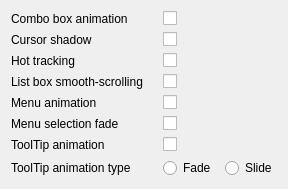
         <widget class="QWidget" name="uiEffectArea">
          <property name="geometry">
           <rect>
            <x>0</x>
            <y>0</y>
            <width>284</width>
            <height>174</height>
           </rect>
          </property>
          <layout class="QGridLayout" name="gridLayout_9">
           <property name="horizontalSpacing">
            <number>20</number>
           </property>
           <item row="5" column="0">
            <widget class="QLabel" name="selectionFadeLabel">
             <property name="toolTip">
              <string>The selection fade effect causes the menu item selected by the user to remain on the screen briefly while fading out after the menu is dismissed.</string>
             </property>
             <property name="text">
              <string>Menu selection fade</string>
             </property>
            </widget>
           </item>
           <item row="4" column="0">
            <widget class="QLabel" name="menuAnimationEnabledLabel">
             <property name="text">
              <string>Menu animation</string>
             </property>
            </widget>
           </item>
           <item row="4" column="1">
            <widget class="QCheckBox" name="menuAnimationEnabled">
             <property name="text">
              <string/>
             </property>
            </widget>
           </item>
           <item row="5" column="1">
            <widget class="QCheckBox" name="selectionFade">
             <property name="toolTip">
              <string>The selection fade effect causes the menu item selected by the user to remain on the screen briefly while fading out after the menu is dismissed.</string>
             </property>
             <property name="text">
              <string/>
             </property>
            </widget>
           </item>
           <item row="3" column="1">
            <widget class="QCheckBox" name="listBoxSmoothScrolling">
             <property name="text">
              <string/>
             </property>
            </widget>
           </item>
           <item row="1" column="0">
            <widget class="QLabel" name="cursorShadowLabel">
             <property name="text">
              <string>Cursor shadow</string>
             </property>
            </widget>
           </item>
           <item row="0" column="1">
            <widget class="QCheckBox" name="comboBoxAnimation">
             <property name="toolTip">
              <string>Determines whether the slide-open effect for combo boxes is enabled.</string>
             </property>
             <property name="text">
              <string/>
             </property>
            </widget>
           </item>
           <item row="3" column="0">
            <widget class="QLabel" name="listBoxSmoothScrollingLabel">
             <property name="text">
              <string>List box smooth-scrolling</string>
             </property>
            </widget>
           </item>
           <item row="2" column="1">
            <widget class="QCheckBox" name="hotTracking">
             <property name="text">
              <string/>
             </property>
            </widget>
           </item>
           <item row="2" column="0">
            <widget class="QLabel" name="hotTrackingLabel">
             <property name="toolTip">
              <string>Determines whether hot tracking of user-interface elements, such as menu names on menu bars, is enabled.

Hot tracking means that when the cursor moves over an item, it is highlighted but not selected.</string>
             </property>
             <property name="text">
              <string>Hot tracking</string>
             </property>
            </widget>
           </item>
           <item row="1" column="1">
            <widget class="QCheckBox" name="cursorShadow">
             <property name="text">
              <string/>
             </property>
            </widget>
           </item>
           <item row="0" column="0">
            <widget class="QLabel" name="comboBoxAnimationLabel">
             <property name="toolTip">
              <string>Determines whether the slide-open effect for combo boxes is enabled.</string>
             </property>
             <property name="text">
              <string>Combo box animation</string>
             </property>
            </widget>
           </item>
           <item row="7" column="0">
            <widget class="QLabel" name="toolTipAnimationLabel2">
             <property name="text">
              <string>ToolTip animation type</string>
             </property>
            </widget>
           </item>
           <item row="6" column="1">
            <widget class="QCheckBox" name="toolTipAnimation">
             <property name="text">
              <string/>
             </property>
            </widget>
           </item>
           <item row="6" column="0">
            <widget class="QLabel" name="toolTipAnimationLabel">
             <property name="text">
              <string>ToolTip animation</string>
             </property>
            </widget>
           </item>
           <item row="8" column="0">
            <spacer name="verticalSpacer_8">
             <property name="orientation">
              <enum>Qt::Vertical</enum>
             </property>
             <property name="sizeHint" stdset="0">
              <size>
               <width>20</width>
               <height>40</height>
              </size>
             </property>
            </spacer>
           </item>
           <item row="7" column="1">
            <widget class="QWidget" name="widget_4" native="true">
             <layout class="QHBoxLayout" name="horizontalLayout_4">
              <property name="spacing">
               <number>9</number>
              </property>
              <property name="leftMargin">
               <number>0</number>
              </property>
              <property name="topMargin">
               <number>0</number>
              </property>
              <property name="rightMargin">
               <number>0</number>
              </property>
              <property name="bottomMargin">
               <number>0</number>
              </property>
              <item>
               <widget class="QRadioButton" name="toolTipAnimationFade">
                <property name="text">
                 <string>Fade</string>
                </property>
               </widget>
              </item>
              <item>
               <widget class="QRadioButton" name="toolTipAnimationSlide">
                <property name="text">
                 <string>Slide</string>
                </property>
               </widget>
              </item>
              <item>
               <spacer name="horizontalSpacer_3">
                <property name="orientation">
                 <enum>Qt::Horizontal</enum>
                </property>
                <property name="sizeHint" stdset="0">
                 <size>
                  <width>40</width>
                  <height>0</height>
                 </size>
                </property>
               </spacer>
              </item>
             </layout>
            </widget>
           </item>
           <item row="0" column="2">
            <spacer name="horizontalSpacer_10">
             <property name="orientation">
              <enum>Qt::Horizontal</enum>
             </property>
             <property name="sizeHint" stdset="0">
              <size>
               <width>40</width>
               <height>0</height>
              </size>
             </property>
            </spacer>
           </item>
          </layout>
         </widget>
